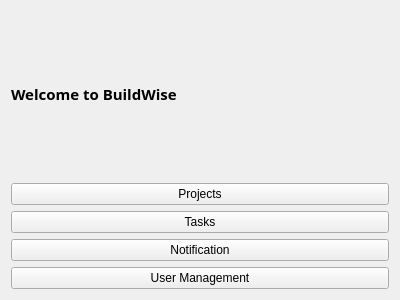
<?xml version="1.0" encoding="UTF-8"?>
<ui version="4.0">
 <class>Dashboard</class>
 <widget class="QWidget" name="Dashboard">
  <property name="geometry">
   <rect>
    <x>0</x>
    <y>0</y>
    <width>400</width>
    <height>300</height>
   </rect>
  </property>
  <property name="windowTitle">
   <string>Form</string>
  </property>
  <layout class="QVBoxLayout" name="verticalLayout">
   <item>
    <widget class="QLabel" name="label">
     <property name="font">
      <font>
       <family>Segoe UI Black</family>
       <pointsize>11</pointsize>
       <bold>true</bold>
      </font>
     </property>
     <property name="text">
      <string>Welcome to BuildWise</string>
     </property>
    </widget>
   </item>
   <item>
    <widget class="QPushButton" name="projectsButton">
     <property name="text">
      <string>Projects</string>
     </property>
    </widget>
   </item>
   <item>
    <widget class="QPushButton" name="tasksButton">
     <property name="text">
      <string>Tasks</string>
     </property>
    </widget>
   </item>
   <item>
    <widget class="QPushButton" name="notificationsButton">
     <property name="text">
      <string>Notification</string>
     </property>
    </widget>
   </item>
   <item>
    <widget class="QPushButton" name="userManagementButton">
     <property name="text">
      <string>User Management</string>
     </property>
    </widget>
   </item>
  </layout>
 </widget>
 <resources/>
 <connections/>
</ui>
